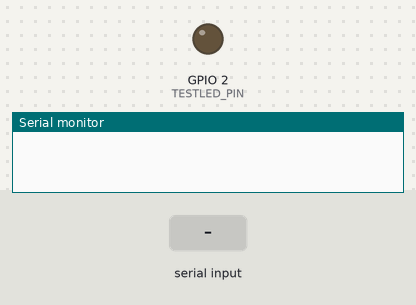
Recording of a program running on a simulated ESP32. Parts: output pins drawn as LEDs (lit = HIGH), the last lines printed to the serial monitor. The test bench sets the inputs (shaded band).

Above: at 1.2 s.
1.3 s: "1" received over Serial
At 1.8 s:
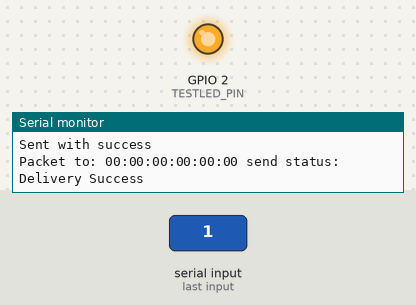
2.8 s: "0" received over Serial
At 4.0 s:
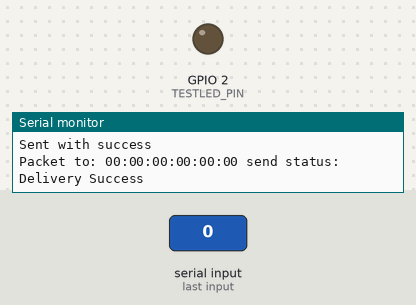
4.3 s: "2" received over Serial
At 5.3 s:
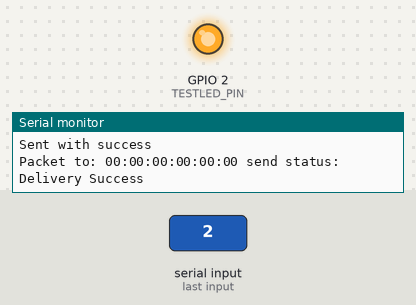
Timing chart, 0 to 7.3 s (numbered marks = the images above; inputs shaded):
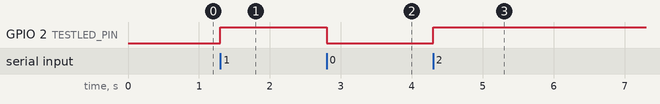

Measured:
- after the input at 1.3 s, GPIO 2 (TESTLED_PIN): LOW → HIGH at once
- after the input at 2.8 s, GPIO 2 (TESTLED_PIN): HIGH → LOW at once
- after the input at 4.3 s, GPIO 2 (TESTLED_PIN): LOW → HIGH at once

The program:

main.cpp
```cpp
/*

Server sync esp32

Description:

Author: WAC@iowlab

cmd:
  0: idle
  1: start sens
  2: stop sens

*/


/*
------------------------------------
 Libs and includes
 ------------------------------------
*/
#include <Arduino.h>
#include <esp_now.h>
#include <WiFi.h>

/*
------------------------------------
 Defines and vars
 ------------------------------------
*/

//PINs
#define TRIGGER_PIN 12
#define TESTLED_PIN 2
//CMDs
#define CMD_TRIGGER 1
#define CMD_STOP    2
#define CMD_START   3
#define CMD_IDLE    0

//Recivers MACs

uint8_t SensorAddr1[] = {0x7C,0x9E,0xBD,0xF4,0xF3,0x54};
//uint8_t SensorAddr1[] = {0x24,0x6F,0x28,0xAA,0xB3,0x64};
uint8_t SensorAddr2[] = {0x24,0x6F,0x28,0xAA,0x0C,0x13};

//Command structure
typedef struct cmd_struct
{
  uint8_t cmd;
} cmd_struct;
cmd_struct cmd;

/*
------------------------------------
 Functions
 ------------------------------------
*/
void sendCallback(const uint8_t *mac_addr, esp_now_send_status_t status) ;
void processCMD(int msg);

void setup()
{
  Serial.begin(115200);
  pinMode(TESTLED_PIN,OUTPUT);

  WiFi.mode(WIFI_STA);
  if (esp_now_init() != ESP_OK)
  {
    Serial.println("Error initializing ESP-NOW");
    return;
  }

  esp_now_register_send_cb(sendCallback); //assign callback to send flag

  // register peer
  esp_now_peer_info_t peerInfo;
  peerInfo.channel = 0;
  peerInfo.encrypt = false;

  // register first peer
  memcpy(peerInfo.peer_addr, SensorAddr1, 6);
  if (esp_now_add_peer(&peerInfo) != ESP_OK)
  {
    Serial.println("Failed to add peer");
    return;
  }

  // register second peer
  memcpy(peerInfo.peer_addr, SensorAddr2, 6);
  if (esp_now_add_peer(&peerInfo) != ESP_OK)
  {
    Serial.println("Failed to add peer");
    return;
  }
}

void loop()
{
  if(Serial.available())
  {
    processCMD(Serial.read());
  }
}

void sendCallback(const uint8_t *mac_addr, esp_now_send_status_t status)
{
  char macStr[18];
  Serial.print("Packet to: ");
  // Copies the sender mac address to a string
  snprintf(macStr, sizeof(macStr), "%02x:%02x:%02x:%02x:%02x:%02x",
           mac_addr[0], mac_addr[1], mac_addr[2], mac_addr[3], mac_addr[4], mac_addr[5]);
  Serial.print(macStr);
  Serial.print(" send status:\t");
  Serial.println(status == ESP_NOW_SEND_SUCCESS ? "Delivery Success" : "Delivery Fail");
}

void processCMD(int msg)
{

  switch (msg)
  {
  case '1':
    cmd.cmd = CMD_TRIGGER;
    digitalWrite(TESTLED_PIN,1);
    break;
  case '2':
    cmd.cmd = CMD_STOP;
    digitalWrite(TESTLED_PIN,1);
    break;
  case '3':
    cmd.cmd = CMD_START;
    digitalWrite(TESTLED_PIN,1);
    break;
  default:
    cmd.cmd = CMD_IDLE;
    digitalWrite(TESTLED_PIN,0);
    break;
  }

  Serial.print("Message to broadcast : ");
  Serial.println(cmd.cmd);
  esp_err_t result = esp_now_send(0, (uint8_t *) &cmd, sizeof(cmd_struct));
  Serial.println((result==ESP_OK)?"Sent with success":"Error sending the data");
}
```
